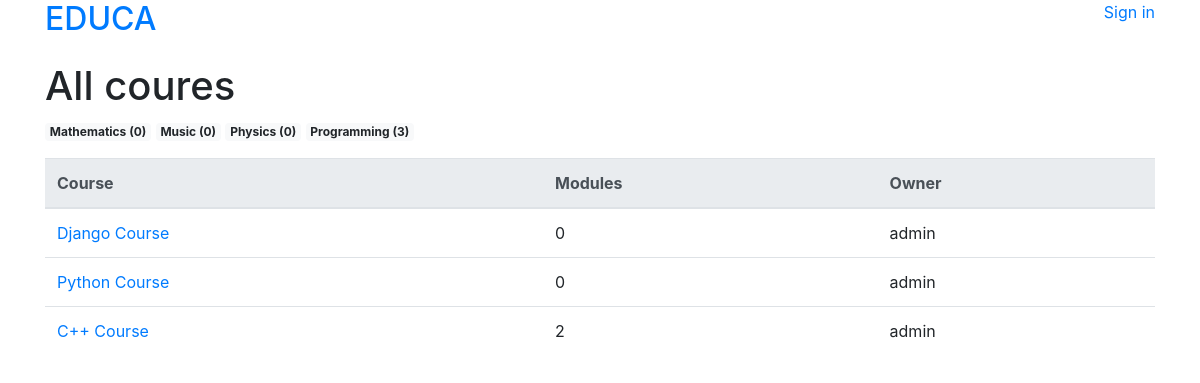
Page /courses/ on the committed database.
### courses/models.py (models this page shows)
class Subject(models.Model):
    title = models.CharField(max_length=250)
    slug = models.SlugField(max_length=250, unique=True)
    class Meta:
        ordering = ("title",)
    def __str__(self):
        return self.title

class Course(models.Model):
    owner = models.ForeignKey(
        get_user_model(), related_name="courses", on_delete=models.CASCADE
    )
    subject = models.ForeignKey(
        Subject, related_name="courses", on_delete=models.CASCADE
    )
    students = models.ManyToManyField(
        get_user_model(), related_name="courses_enrolled", blank=True
    )
    title = models.CharField(max_length=250)
    slug = models.SlugField(max_length=250, unique=True)
    overview = models.TextField()
    created = models.DateTimeField(auto_now_add=True)
    updated = models.DateTimeField(auto_now=True)
    class Meta:
        ordering = ("-created",)
    def __str__(self):
        return self.title

### courses/views.py (the view)
# urls.py: path("", views.CourseListView.as_view(), name="course_list"),
class CourseListView(TemplateView):
    template_name = "courses/course/list.html"
    def get_context_data(self, **kwargs):
        context = super().get_context_data(**kwargs)
        subjects = Subject.objects.annotate(total_courses=Count("courses"))
        courses = Course.objects.annotate(total_modules=Count("modules"))
        if kwargs.get("slug"):
            subject = get_object_or_404(Subject, slug=kwargs.get("slug"))
            courses = courses.filter(subject=subject)
            context["subject"] = subject
        context["subjects"] = subjects
        context["courses"] = courses
        return context

### courses/templates/courses/course/list.html
{% extends "base.html" %}
{% block content %}
{% if subject %}
    <h1>Courses in {{ subject }}</h1>
{% else %}
    <h1>All coures</h1>
{% endif %}
<div class="row mb-3">
    <div class="col">
    {% for subject in subjects %}
        <a href="{% url "courses:course_list_subject" subject.slug %}" class="badge {% if subject.slug == slug %}badge-success{% else %}badge-light{% endif %}">{{ subject }} ({{ subject.total_courses }})</a>
    {% endfor %}
    </div>
</div>
<table class="table">
    <thead class="thead-light">
    <tr>
        <th>
            Course
        </th>
        <th>
            Modules
        </th>
        <th>
            Owner
        </th>
    </tr>
    </thead>
    <tbody>
        {% for course in courses %}
        <tr>
            <td><a href="{% url "courses:course_detail_slug" course.slug %}">{{ course }}</a></td>
            <td>{{ course.total_modules }}</td>
            <td>{{ course.owner.username }}</td>
        </tr>
        {% empty %}
        <tr>
            <td colspan="3">No courses</td>
        </tr>
        {% endfor %}
    </tbody>
</table>
{% endblock %}

### rows in the picture
Subject: title "Mathematics", total_courses "0"
Subject: title "Music", total_courses "0"
Subject: title "Physics", total_courses "0"
Subject: title "Programming", total_courses "3"
Course: title "Django Course", total_modules "0", owner.username "admin"
Course: title "Python Course", total_modules "0", owner.username "admin"
Course: title "C++ Course", total_modules "2", owner.username "admin"
